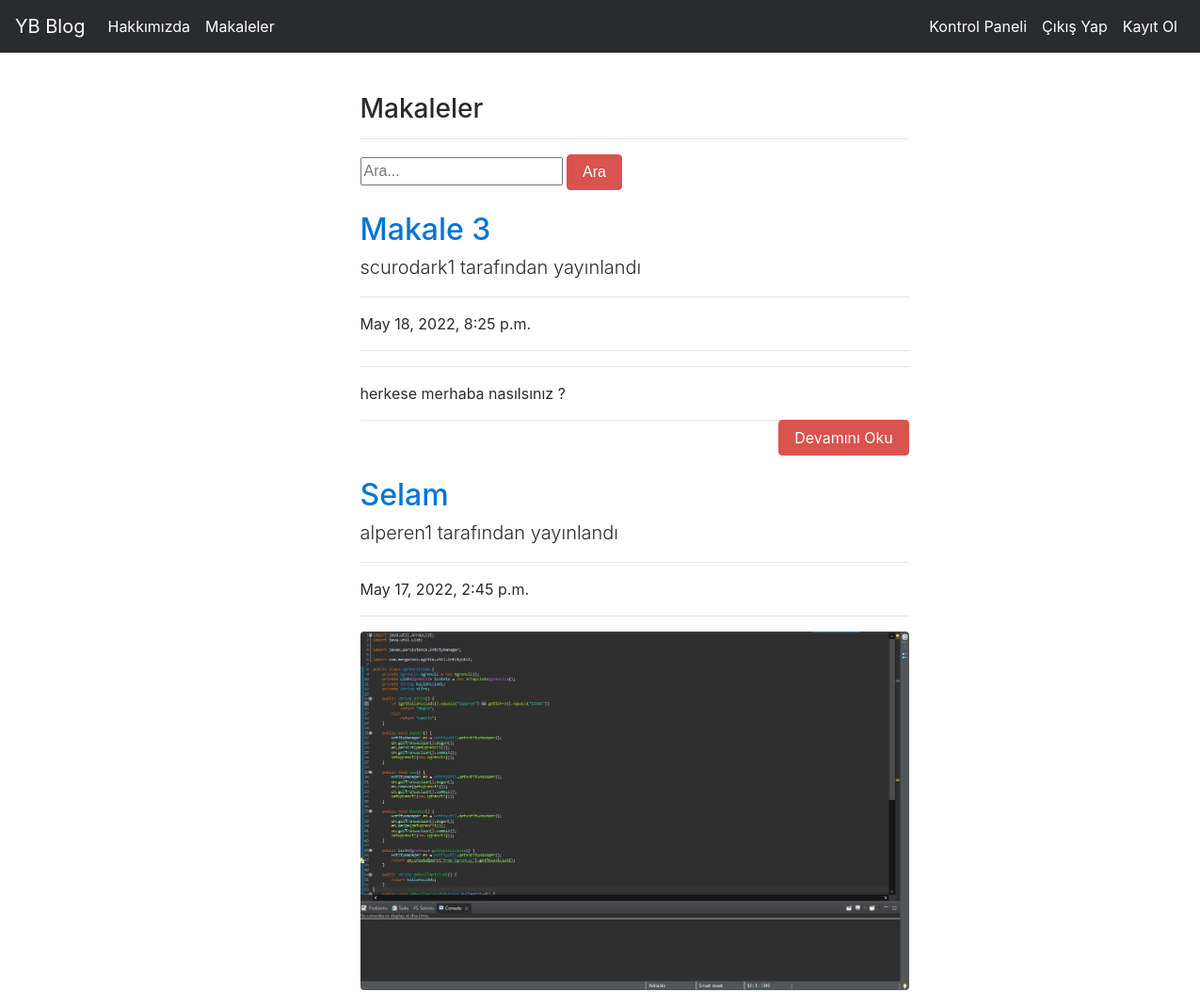
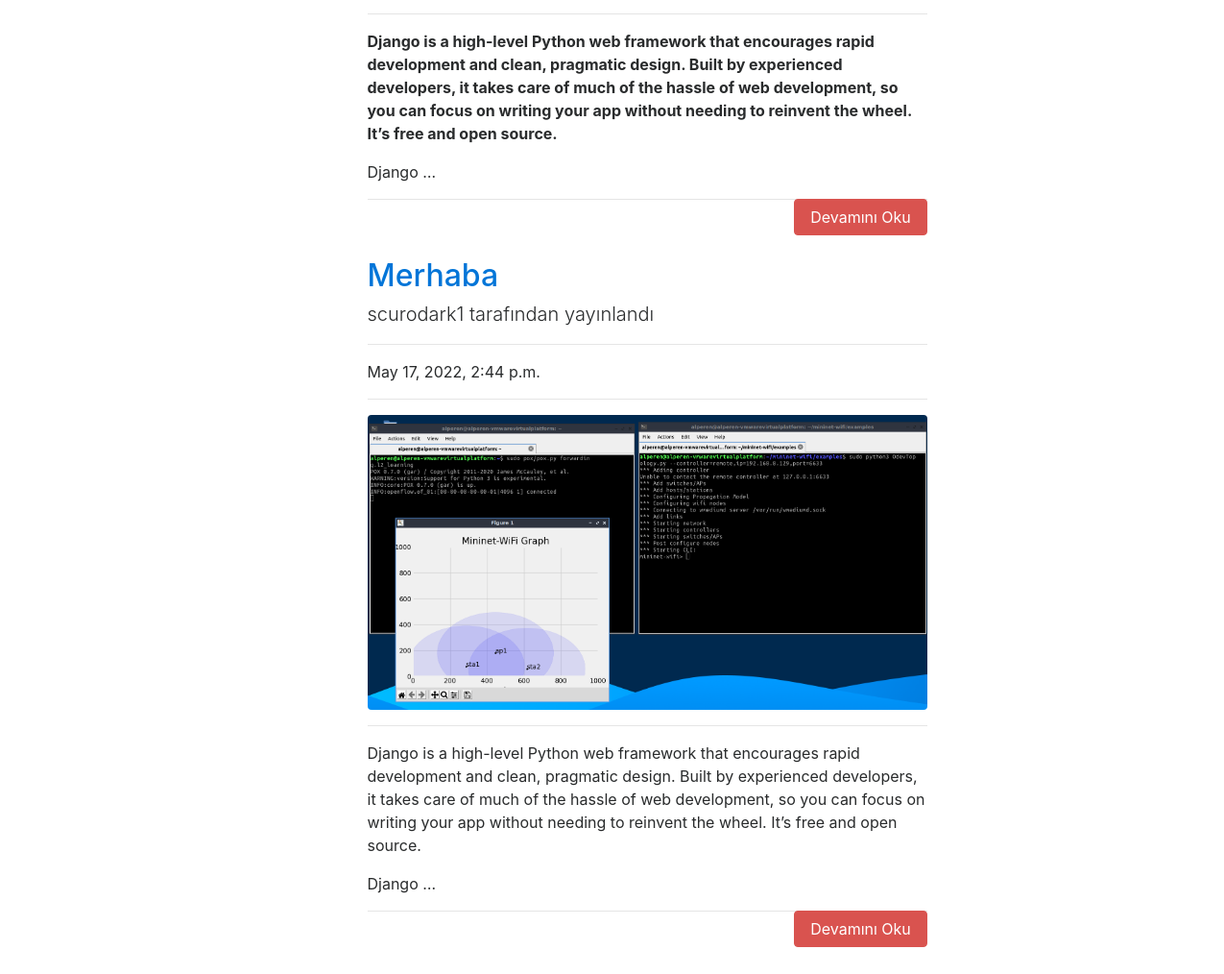
Screenshot of /articles/ (signed in) with the database file from the repository (2 pictures, top to bottom).
### article/models.py (models this page shows, shortened)
class Article(models.Model):
    author = models.ForeignKey("auth.User", on_delete=models.CASCADE, verbose_name="yazar")
    title = models.CharField(max_length=50,verbose_name="başlık")
    content = RichTextField()
    created_date = models.DateTimeField(auto_now_add = True, verbose_name="Oluşturulma Tarihi")
    article_image = models.FileField(blank = True,null = True, verbose_name="Makaleye Fotoğraf Ekleyin")
    class Meta:
        ordering = ['-created_date']

### article/views.py (the view)
# urls.py: path('',views.articles,name = "articles"),
def articles(request):
    keyword = request.GET.get("keyword")
    if keyword:
        articles = Article.objects.filter(title__contains = keyword)
        return render(request,"articles.html",{"articles":articles})
    articles = Article.objects.all()
    return render(request,"articles.html",{"articles":articles})

### templates/articles.html (shortened to what this page needs)
{% extends "layout.html" %}
{% block body %}
<div class ="row">
        <div class="col-md-10 offset-md-3">
            <div class="col-lg-8">
                <h3>Makaleler</h3>
                <hr>
                </div>
        </div>
</div>
<div class ="row">
    <div class="col-md-10 offset-md-3">
        <div class="col-lg-8">
            <form>
                <input type="text" name = "keyword" class="input-sm" maxlength="64" placeholder="Ara...">
              <button type="submit" class="btn btn-danger">Ara</button>
            </form>
      </div>
    </div>
</div>
{% if articles %}
{% for article in articles %}
<div class="row">
    <div class="col-md-10 offset-md-3">
    <div class="col-lg-8">
      <a href="{% url 'article:detail' article.id %}"><h2 class="mt-4">{{article.title}}</h2></a>
      <p class="lead">
        {{article.author.username}} tarafından yayınlandı
      </p>
      <hr>
      <p>{{article.created_date}}</p>
      <hr>
      {% if article.article_image %}
      <a href="{% url 'article:detail' article.id %}"><img class="img-fluid rounded" src="{{article.article_image.url}}" alt=""></a>
      {% endif %}
      <hr>
      <p class="lead">
          {{article.content|safe|truncatewords:50}}
      </p>
      <a style ="float : right;" href="{% url 'article:detail' article.id %}" class ="btn btn-danger">Devamını Oku</a>
      <hr>
        </div>
      </div>
      </div>
{% endfor %}
{% endif %}
{% endblock body %}

### templates/layout.html (shortened to what this page needs)
<!DOCTYPE html>
{% load static %}
<html lang="en">
<head>
    <link rel="stylesheet" href="{% static 'css/bootstrap.min.css' %}">
</head>
<body>
        {% include "includes/navbar.html" %}
        <div style = "margin-top : 100px; margin-bottom:100px;" class = "container">
            {% block body %}
            {% endblock body %}
        </div>
    </body>
</html>

### templates/includes/navbar.html (shortened to what this page needs)
<nav class="navbar navbar-toggleable-md navbar-inverse fixed-top bg-inverse">
        <a class="navbar-brand" href="{% url 'index'  %}">YB Blog</a>
        <div class="collapse navbar-collapse" id="navbarCollapse">
          <ul class="navbar-nav mr-auto">
            <li class="nav-item active">
              <a class="nav-link" href="{% url 'about'  %}">Hakkımızda</a>
            </li>
            <li class="nav-item active">
                <a class="nav-link" href="{% url 'article:articles'  %}">Makaleler</a>
            </li>
          </ul>
          <ul class="navbar-nav ml-auto">
          {% if request.user.is_authenticated %}
          <li class="nav-item active">
            <a class="nav-link" href="{% url 'article:dashboard'  %}">Kontrol Paneli</a>
          </li>
          <li class="nav-item active">
            <a class="nav-link" href="{% url 'user:logout'  %}">Çıkış Yap</a>
          </li>
          {% else %}
          <li class="nav-item active">
            <a class="nav-link" href="{% url 'user:login'  %}">Giriş Yap</a>
          </li>
          {% endif %}
          <li class="nav-item active">
            <a class="nav-link" href="{% url 'user:register'  %}">Kayıt Ol</a>
          </li>
          </ul>
        </div>
</nav>

### rows the page displays
Article: title "Makale 3", author.username "scurodark1", created_date "May 18, 2022, 8:25 p.m.", content "herkese merhaba nasılsınız ?"
Article: title "Selam", author.username "alperen1", created_date "May 17, 2022, 2:45 p.m.", article_image (picture), content "Django is a high-level Python web framework that encourages rapid development and clean, pragmatic design. Built by experienced developers, it takes care of much of the hassle of web development, so you can focus on writing your app without needing to reinvent the wheel. It’s free and open source. Django …"
Article: title "Merhaba", author.username "scurodark1", created_date "May 17, 2022, 2:44 p.m.", article_image (picture), content "Django is a high-level Python web framework that encourages rapid development and clean, pragmatic design. Built by experienced developers, it takes care of much of the hassle of web development, so you can focus on writing your app without needing to reinvent the wheel. It’s free and open source. Django …"
